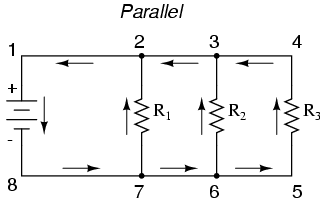
#> input picture Images/Circuit2.png, 328 x 205 px, found by its file name
$ python TempMatch.py
#> lines starting #> are read from the running program, lines starting #| are printed output that depends on the picture
import cv2
import numpy as np
from matplotlib import pyplot as plt

img = cv2.imread('Circuit2.png',0)
#> img is the input picture: shape (205, 328); min 0, max 255, mean 242.9
img2 = img.copy()
cv2.imshow('image',img)
cv2.waitKey(0)
cv2.destroyAllWindows()
template = cv2.imread('Resistor.jpg',0)
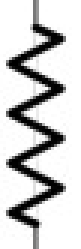
#> input picture Images/Resistor.jpg, 27 x 83 px, found by its file name (shown 3 times larger)
#> template is the input picture: shape (83, 27); min 0, max 255, mean 206.9
cv2.imshow('image1',template)
cv2.waitKey(0)
cv2.destroyAllWindows()
w, h = template.shape[::-1]
#> w = 27; h = 83

# All the 6 methods for comparison in a list
'''
methods = ['cv2.TM_CCOEFF', 'cv2.TM_CCOEFF_NORMED', 'cv2.TM_CCORR',
            'cv2.TM_CCORR_NORMED', 'cv2.TM_SQDIFF', 'cv2.TM_SQDIFF_NORMED']
'''
methods = ['cv2.TM_CCORR_NORMED']

for meth in methods:
    img = img2.copy()
    method = eval(meth)

    # Apply template Matching
    res = cv2.matchTemplate(img,template,method)
    min_val, max_val, min_loc, max_loc = cv2.minMaxLoc(res)

    # If the method is TM_SQDIFF or TM_SQDIFF_NORMED, take minimum
    if method in [cv2.TM_SQDIFF, cv2.TM_SQDIFF_NORMED]:
        top_left = min_loc
    else:
        top_left = max_loc
    bottom_right = (top_left[0] + w, top_left[1] + h)

    cv2.rectangle(img,top_left, bottom_right, 0, 2)

    plt.subplot(121),plt.imshow(res,cmap = 'gray')
    plt.title('Matching Result'), plt.xticks([]), plt.yticks([])
    plt.subplot(122),plt.imshow(img,cmap = 'gray')
    plt.title('Detected Point'), plt.xticks([]), plt.yticks([])
    plt.suptitle(meth)

    plt.show()
#> this loop made 1 pass
#> (min_val, max_val, min_loc, top_left, bottom_right) on pass 1: (0.858, 0.919, (195, 95), (76, 82), (103, 165))
#> pass 1, `res = cv2.matchTemplate(img,template,method)`:
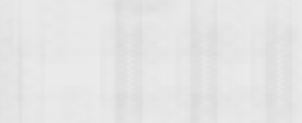
#> res: shape (123, 302) float32; min 0.858, max 0.919, mean 0.9
#> pass 1, `plt.show()`:
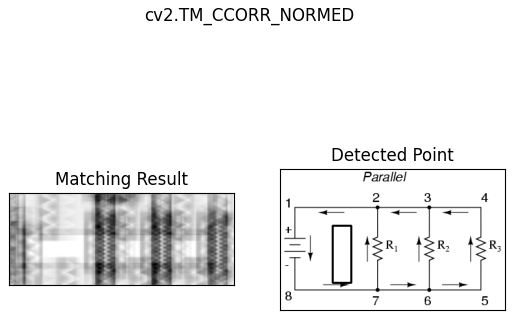
#> figure drawn by matplotlib, 2 panels
